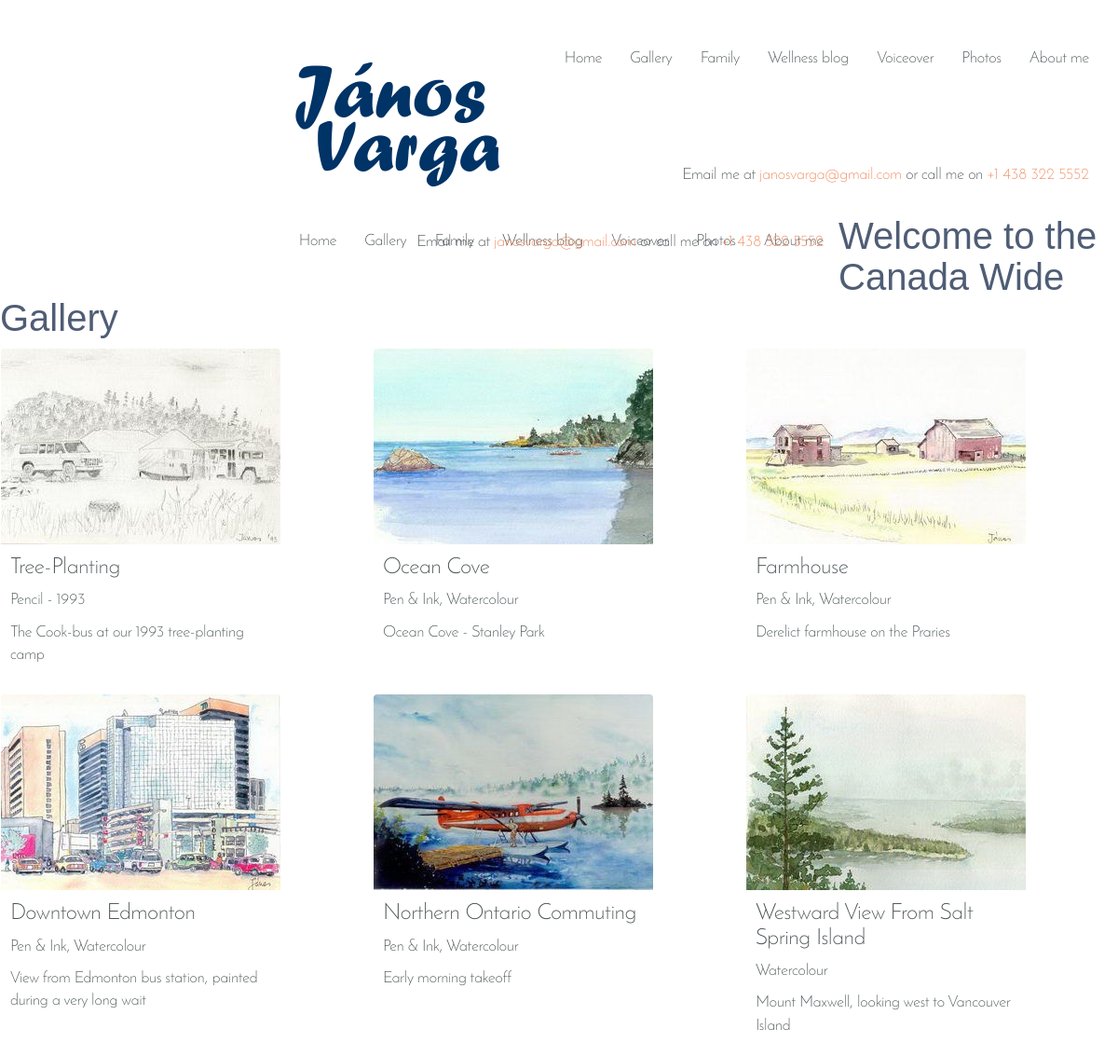
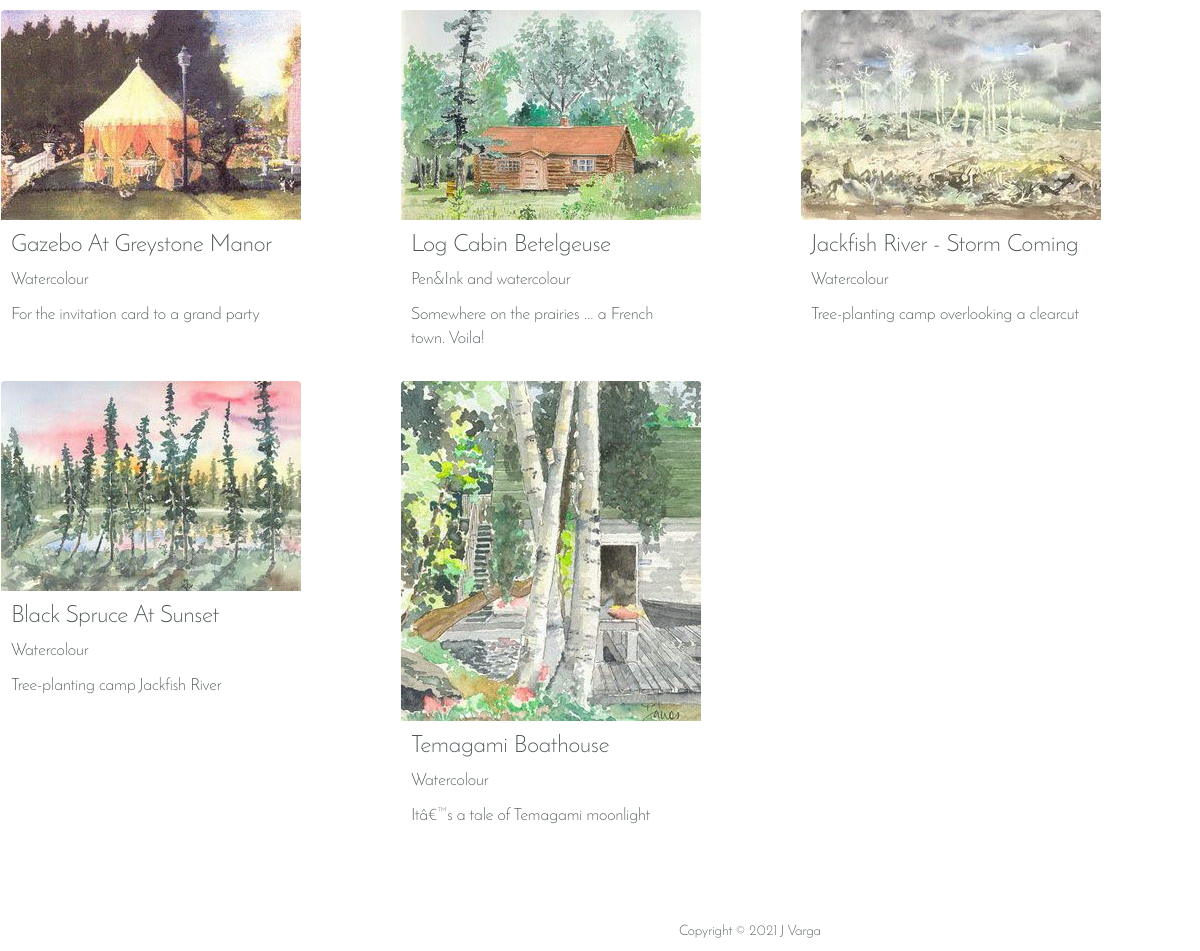
Screenshot of /canadawide-orig.php with the database file from the repository (2 pictures, top to bottom).
### tables this page shows
CREATE TABLE `settings` (
  `id` int(2) NOT NULL AUTO_INCREMENT,
  `pageName` varchar(255) NOT NULL,
  `titlePage` varchar(255) NOT NULL,
  `metaDescription` varchar(255) NOT NULL,
  `captionPage` varchar(255) NOT NULL,
  `imageLocation` varchar(255) NOT NULL,
  `header_1` varchar(255) NOT NULL,
  `header_2` varchar(255) NOT NULL,
  `header_3` varchar(255) NOT NULL,
  `text_1` text NOT NULL,
  `text_2` text NOT NULL,
  `text_3` text NOT NULL,
  PRIMARY KEY (`id`)
);

CREATE TABLE `gallery` (
  `id` int(11) NOT NULL AUTO_INCREMENT,
  `pageName` varchar(255) NOT NULL,
  `galleryName` varchar(255) NOT NULL,
  `fullGalleryName` varchar(255) NOT NULL,
  `pictureName` varchar(255) NOT NULL,
  `pictureDescription` text NOT NULL,
  `pictureDatas` text NOT NULL,
  `portrait` tinyint(1) NOT NULL,
  `fileName` varchar(255) NOT NULL,
  `indexOnPage` int(11) NOT NULL,
  PRIMARY KEY (`id`)
);

### canadawide-orig.php (the view, shortened to what this page needs)
<?php include ("blocks/db.php");
$result = mysql_query("SELECT titlePage, metaDescription, header_1, imageLocation FROM settings WHERE pageName='canadawide'",$db) or die("SQL error: ".mysql_error());
$myrow = mysql_fetch_array($result);
$header_1 = $myrow["header_1"];
$galleryName = "canada";
?>
<!DOCTYPE html>
<html lang="en">
<head>
  <link rel="stylesheet" type="text/css" href="css/main.css">
</head>
<body>
	<?php include("blocks/header.php"); ?>
	<div id="pagecontainer">
		<?php include("blocks/topnav.php"); ?>
		<?php include("blocks/contentgallery.php"); ?>
	</div>
	<?php include("blocks/footer.php"); ?>
</body>
</html>

### blocks/contentgallery.php
<div id='welcomtext' class="gallery">
    <h2><?php echo $header_1 ?></h2>
    <article>
        <ul class="gallery-list lightgallery">
<?php
    $num_posts=mysql_fetch_array(mysql_query("SELECT COUNT(*) FROM gallery WHERE galleryName='$galleryName'")) or die(mysql_error());
    $num_posts = $num_posts["COUNT(*)"];
    $resultPicture = mysql_query("Select pictureName, pictureDescription, pictureDatas, portrait, fileName from gallery where galleryName = '$galleryName' order by indexOnPage") or die(mysql_error());
    $data = mysql_fetch_array($resultPicture);
    $num_image = 0;
    do {
        $num_image = $num_image+1;
        if ($num_image == 1) {
            $num_prev = $num_posts;
        } else {
            $num_prev = $num_image-1;
        }
        if ($num_image == $num_posts) {
            $num_next = 1;
        } else {
            $num_next = $num_image+1;
        }
        print("<li class='col-lg-4 col-md-3 col-sm-6 col-xs-12 no-gutter' >");
        printf("
                <a class='lightgallery-slide-item' href='gallery/".$imageLocation."/watercolour/".$data['fileName']."'>
                    <figure>
                        <div class='img-container'>
                            <img src='gallery/".$imageLocation."/thumbs/".$data['fileName']."' alt='".ucfirst($data['pictureName'])."'>
                        </div>
                        <figcaption>
                            <h3>".$data['pictureName']."</h3>
                            <p>".$data['pictureDescription']."</p>
                            <p>".$data['pictureDatas']."</p>
                        </figcaption>
                    </figure>
                </a>
            </section>
        </li>", $num_image, $imageLocation, $data["fileName"], $data["pictureName"], $data["pictureName"], $data["pictureDescription"], $data["pictureDatas"], $num_image, $imageLocation, $data["fileName"], $data["pictureName"],$num_prev,$num_next);
        }
        while ( $data = mysql_fetch_array($resultPicture));
    ?>
        </ul>
    </article>
</div>

### rows the page displays
settings: header_1 "Welcome to the Canada Wide Gallery"
gallery: value "Ocean Cove Pen & Ink, Watercolour Ocean Cove - Stanley Park"
gallery: value "Farmhouse Pen & Ink, Watercolour Derelict farmhouse on the Praries"
gallery: value "Downtown Edmonton Pen & Ink, Watercolour View from Edmonton bus station, painted during a very long wait"
gallery: value "Northern Ontario Commuting Pen & Ink, Watercolour Early morning takeoff"
gallery: value "Westward View From Salt Spring Island Watercolour Mount Maxwell, looking west to Vancouver Island"
gallery: value "Gazebo At Greystone Manor Watercolour For the invitation card to a grand party"
gallery: value "Log Cabin Betelgeuse Pen&Ink and watercolour Somewhere on the prairies ... a French town. Voila!"
gallery: value "Jackfish River - Storm Coming Watercolour Tree-planting camp overlooking a clearcut"
gallery: value "Black Spruce At Sunset Watercolour Tree-planting camp Jackfish River"
gallery: value "Temagami Boathouse Watercolour Itâ€™s a tale of Temagami moonlight"
